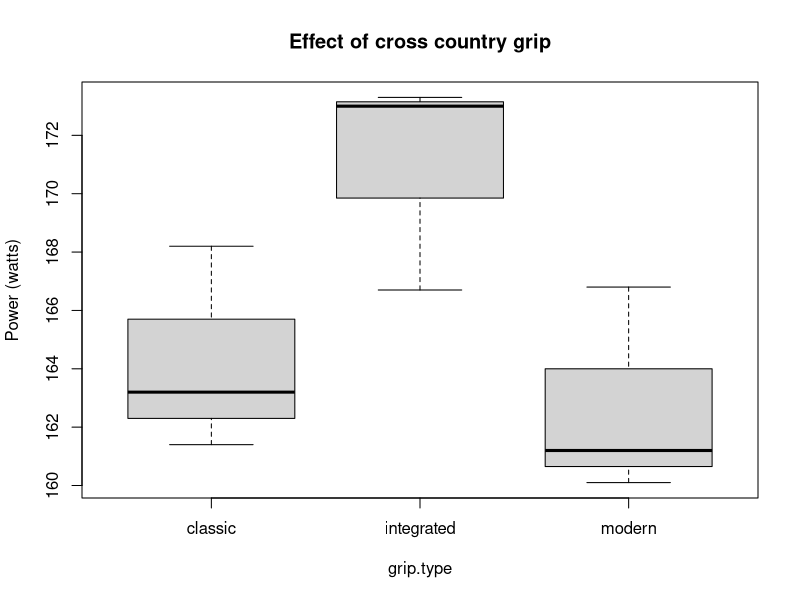
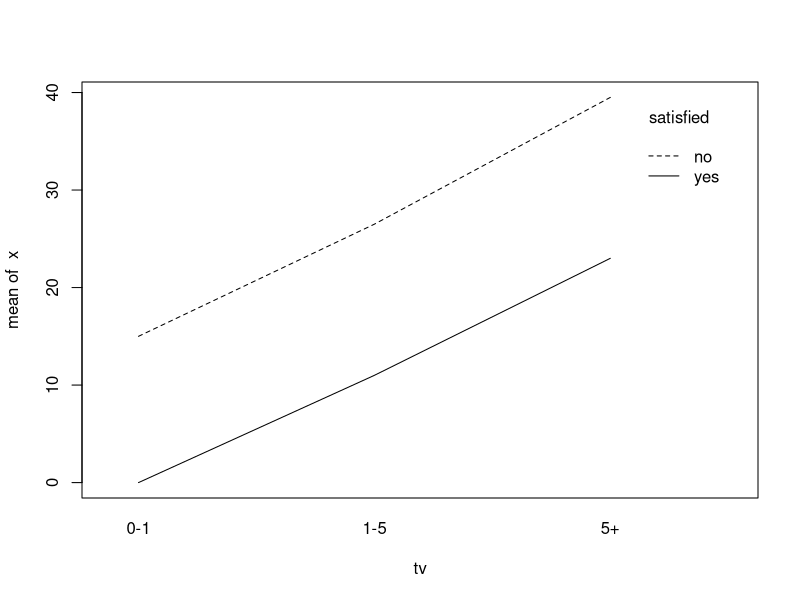

Generate these figures, in order, with R:
## one-way ANOVA
# random sample of calorie intake for the given month
may <- c(2166, 1568, 2233, 1882, 2019)
sep <- c(2279, 2075, 2131, 2009, 1793)
dec <- c(2226, 2154, 2583, 2010, 2190)
d <- stack(list(may=may, sep=sep, dec=dec)) # need names for list
names(d)
oneway.test(values ~ ind, data=d, var.equal=TRUE)
res <- aov(values ~ ind, data = d)
summary(res)
# p-value is high; this test is not significant and fails
# to conclude that at least one mean is significantly different 

# ANOVA for categorical data
UBP <- c(168.2, 161.4, 163.2, 166.7, 173.0, 173.3, 160.1, 161.2, 166.8)
grip.type <- gl(3, 3, 9, labels=c("classic", "integrated", "modern"))
grip.type
boxplot(UBP ~ grip.type, ylab="Power (watts)", main="Effect of cross country grip")
# integrated has the highest mean shown by the boxplot
res <- aov(UBP ~ grip.type)
summary(res)
# p-value is significant at the 10% level

# two-way ANOVA
d <- data.frame(
# Amount of high-energy drink consumed
x =c(0, 0, 16, 15, 14, 11, 26, 27, 23, 23, 36, 43), 
# whether parent is satisfied with the number of shared evening meals
   satisfied=c("yes", "no")[c(1,1,2,2,2,1,2,2,1,1,2,2)],
# amount of television watched
   tv=rep(c("0-1", "1-5", "5+"), c(5, 3, 4))
)
d
res.add <- lm(x ~ tv + satisfied, data=d)
res.int <- lm(x ~ tv * satisfied, data=d)
summary(res.int)
with(d, interaction.plot( tv, satisfied, x)) # interaction plot
summary(res.add)
anova(res.int, res.add) # partial F-test




